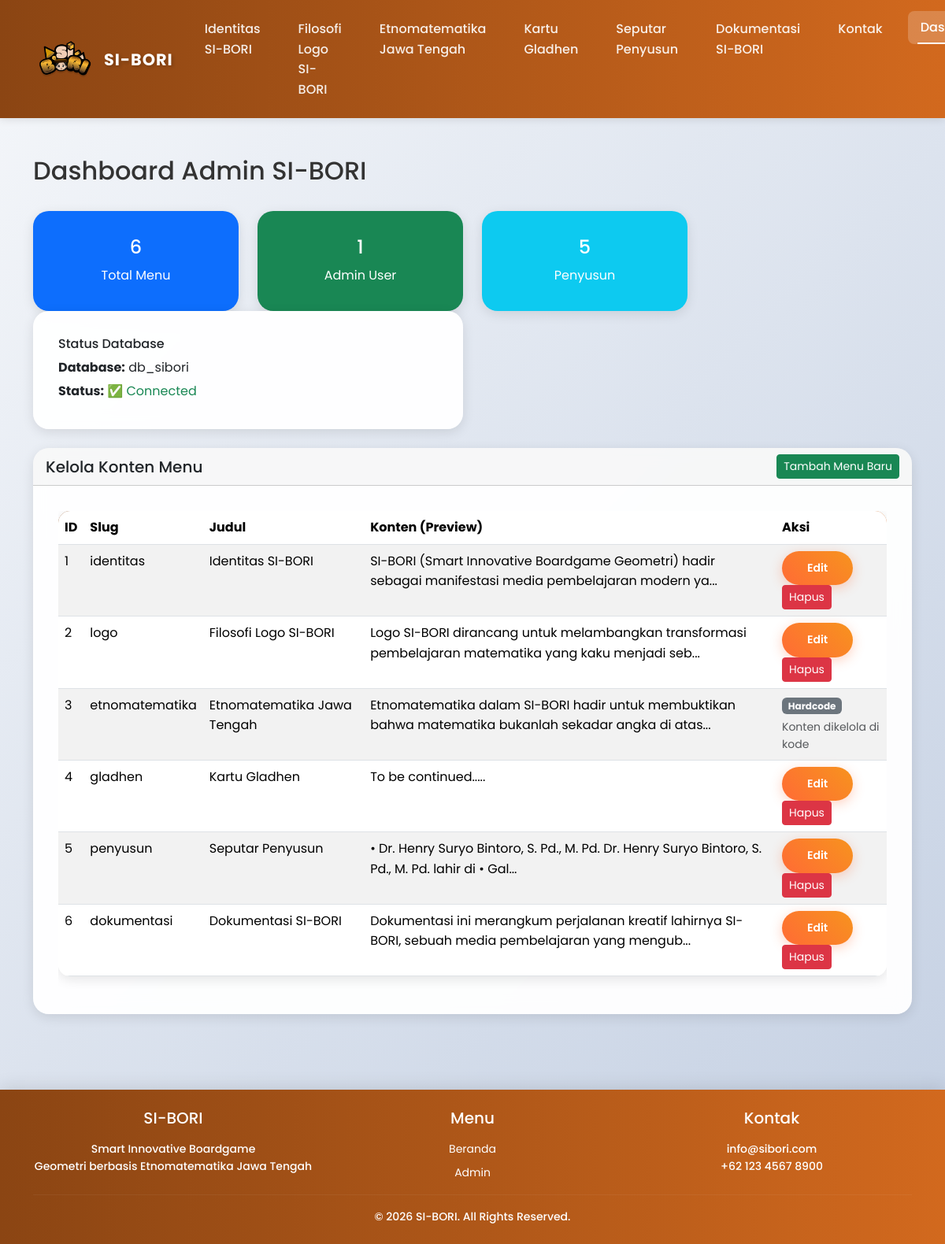
Screenshot of /admin/dashboard.php (signed in) with the database file from the repository.
### tables this page shows
CREATE TABLE `menu` (
  `id` int(11) NOT NULL,
  `slug` varchar(50) DEFAULT NULL,
  `judul` varchar(100) DEFAULT NULL,
  `konten` text DEFAULT NULL,
  `foto` text DEFAULT NULL
);

### admin/dashboard.php (the view, shortened to what this page needs)
<?php
include '../config/database.php';
?>
<!DOCTYPE html>
<html lang="id">
<head>
    <link href="https://cdn.jsdelivr.net/npm/bootstrap@5.3.2/dist/css/bootstrap.min.css" rel="stylesheet">
    <link href="../assets/css/style.css" rel="stylesheet">
</head>
<body>
    <?php include '../header.php'; ?>
    <div class="container py-5">
        <div class="d-flex justify-content-between align-items-center mb-4">
            <h2>Dashboard Admin SI-BORI</h2>
        </div>
        <?php
        $menu_count = $conn->query("SELECT COUNT(*) as count FROM menu")->fetch_assoc()['count'];
        $admin_count = $conn->query("SELECT COUNT(*) as count FROM admin")->fetch_assoc()['count'];
        $penyusun_count = $conn->query("SELECT COUNT(*) as count FROM penyusun")->fetch_assoc()['count'];
        ?>
        <div class="row mb-4">
            <div class="col-md-3">
                <div class="card bg-primary text-white">
                    <div class="card-body text-center">
                        <h4><?php echo $menu_count; ?></h4>
                        <p class="mb-0">Total Menu</p>
                    </div>
                </div>
            </div>
            <div class="col-md-3">
                <div class="card bg-success text-white">
                    <div class="card-body text-center">
                        <h4><?php echo $admin_count; ?></h4>
                        <p class="mb-0">Admin User</p>
                    </div>
                </div>
            </div>
            <div class="col-md-3">
                <div class="card bg-info text-white">
                    <div class="card-body text-center">
                        <h4><?php echo $penyusun_count; ?></h4>
                        <p class="mb-0">Penyusun</p>
                    </div>
                </div>
            </div>
            <div class="col-md-6">
                <div class="card">
                    <div class="card-body">
                        <h6>Status Database</h6>
                        <p class="mb-1"><strong>Database:</strong> db_sibori</p>
                        <p class="mb-1"><strong>Status:</strong>
                            <?php
                            if ($conn->connect_error) {
                                echo "<span class='text-danger'>❌ Error: " . $conn->connect_error . "</span>";
                            } else {
                                echo "<span class='text-success'>✅ Connected</span>";
                            }
                            ?>
                        </p>
                    </div>
                </div>
            </div>
        </div>
        <div class="card">
            <div class="card-header d-flex justify-content-between align-items-center">
                <h5 class="mb-0">Kelola Konten Menu</h5>
                <button type="button" class="btn btn-success btn-sm" data-bs-toggle="modal" data-bs-target="#addMenuModal">
                    <i class="fas fa-plus"></i> Tambah Menu Baru
                </button>
            </div>
            <div class="card-body">
                <div class="table-responsive">
                    <table class="table table-striped">
                        <thead>
                            <tr>
                                <th>ID</th>
                                <th>Slug</th>
                                <th>Judul</th>
                                <th>Konten (Preview)</th>
                                <th>Aksi</th>
                            </tr>
                        </thead>
                        <tbody>
                            <?php
                            $q = $conn->query("SELECT * FROM menu ORDER BY id");
                            if ($q && $q->num_rows > 0) {
                                while ($m = $q->fetch_assoc()) {
                                    $preview = substr(strip_tags($m['konten']), 0, 100) . '...';
                                    echo "<tr>
                                        <td>{$m['id']}</td>
                                        <td>{$m['slug']}</td>
                                        <td>{$m['judul']}</td>
                                        <td>{$preview}</td>
                                        <td>";
                                    if ($m['slug'] == 'etnomatematika') {
                                        echo "<span class='badge bg-secondary'>Hardcode</span>
                                              <small class='d-block text-muted mt-1'>Konten dikelola di kode</small>";
                                    } else {
                                        echo "<a href='edit.php?id={$m['id']}' class='btn btn-sm btn-primary'>Edit</a>
                                              <a href='dashboard.php?delete={$m['id']}' class='btn btn-sm btn-danger' onclick='return confirm(\"Yakin hapus?\")'>Hapus</a>";
                                    }
                                    echo "</td>
                                    </tr>";
                                }
                            }
                            ?>
                        </tbody>
                    </table>
                </div>
            </div>
        </div>
    </div>
    <?php include '../footer.php'; ?>
</body>
</html>

### header.php (shortened to what this page needs)
<?php
$isInSubfolder = (strpos($_SERVER['PHP_SELF'], '/menu/') !== false ||
                  strpos($_SERVER['PHP_SELF'], '/admin/') !== false);
$basePath = $isInSubfolder ? '../' : '';
?>
<nav class="navbar navbar-expand-lg navbar-dark navbar-sticky" style="background: linear-gradient(90deg, #8B4513, #D2691E) !important; padding: 1rem 0;">
    <div class="container">
        <a class="navbar-brand fw-bold d-flex align-items-center" href="<?php echo $basePath; ?>index.php" style="font-size: 1.3rem; letter-spacing: 1px;">
            <img src="<?php echo $basePath; ?>assets/img/LOGO SI-BORI.png"
                 alt="SI-BORI"
                 style="height: 80px;
                        width: auto;
                        margin-right: 10px;
                        padding: 5px;
                        border-radius: 8px;">
            <span>SI-BORI</span>
        </a>
        <div class="collapse navbar-collapse" id="navbarNav">
            <ul class="navbar-nav ms-auto">
                <?php
                $currentSlug = $_GET['slug'] ?? '';
                $menus = $conn->query("SELECT slug, judul FROM menu ORDER BY id");
                if ($menus && $menus->num_rows > 0) {
                    while ($menu = $menus->fetch_assoc()) {
                        $menuSlug = $menu['slug'];
                        $menuJudul = htmlspecialchars($menu['judul']);
                        $isActive = ($currentSlug === $menuSlug) ? 'active' : '';
                        $menuUrl = $basePath . 'menu/view_menu.php?slug=' . $menuSlug;
                        echo "<li class='nav-item'>
                                <a class='nav-link {$isActive}' href='{$menuUrl}'>
                                    {$menuJudul}
                                </a>
                              </li>";
                    }
                } else {
                    echo "<li class='nav-item'>
                            <a class='nav-link' href='{$basePath}index.php'>
                                <i class='fas fa-home'></i> Home
                            </a>
                          </li>";
                }
                ?>
                <li class='nav-item'>
                    <a class='nav-link' href='<?php echo $basePath; ?>contact.php'>
                        <i class='fas fa-envelope'></i> Kontak
                    </a>
                </li>
                <?php if (isset($_SESSION['admin'])): ?>
                <li class='nav-item'>
                    <a class='nav-link' href='<?php echo $basePath; ?>admin/dashboard.php'>
                        <i class='fas fa-tachometer-alt'></i> Dashboard
                    </a>
                </li>
                <?php endif; ?>
            </ul>
        </div>
    </div>
</nav>

### assets/css/style.css (style rules this page uses)
:root { --primary-color: #8B4513; --secondary-color: #D2691E; --accent-color: #FF6B35; --accent-light: #F7931E; --text-dark: #333; --text-light: #666; --bg-light: #f5f7fa; --bg-gradient: linear-gradient(135deg, #f5f7fa 0%, #c3cfe2 100%); --shadow-sm: 0 2px 10px rgba(0,0,0,0.1); --shadow-md: 0 4px 15px rgba(0,0,0,0.1); --shadow-lg: 0 8px 25px rgba(0,0,0,0.15); --transition: all 0.3s ease; }
* { margin: 0; padding: 0; box-sizing: border-box; }
body { background: var(--bg-gradient); font-family: 'Poppins', 'Segoe UI', Tahoma, Geneva, Verdana, sans-serif; color: var(--text-dark); line-height: 1.6; overflow-x: hidden; padding-top: 0; }
html { scroll-behavior: smooth; }
.navbar { background: linear-gradient(90deg, var(--primary-color), var(--secondary-color)) !important; box-shadow: var(--shadow-sm); padding: 1rem 0; transition: var(--transition); }
.navbar-brand { font-weight: 700; font-size: 1.5rem; letter-spacing: 1px; text-shadow: 2px 2px 4px rgba(0,0,0,0.2); }
.navbar-nav .nav-link { color: rgba(255,255,255,0.9) !important; font-weight: 500; margin: 0 0.5rem; padding: 0.5rem 1rem !important; border-radius: 8px; transition: var(--transition); }
.navbar-nav .nav-link:hover, .navbar-nav .nav-link.active { background: rgba(255,255,255,0.2); color: white !important; transform: translateY(-2px); }
.card { border: none; border-radius: 20px; box-shadow: var(--shadow-md); transition: var(--transition); background: rgba(255,255,255,0.95); backdrop-filter: blur(10px); overflow: hidden; position: relative; }
.card::before { content: ''; position: absolute; top: 0; left: 0; right: 0; height: 5px; background: linear-gradient(90deg, var(--accent-color), var(--accent-light)); transform: scaleX(0); transform-origin: left; transition: transform 0.3s ease; }
.card-body { padding: 2rem; }
.btn-primary { background: linear-gradient(45deg, var(--accent-color), var(--accent-light)); border: none; border-radius: 25px; padding: 0.7rem 2rem; font-weight: 600; transition: var(--transition); box-shadow: 0 4px 15px rgba(255, 107, 53, 0.3); }
.table { background: white; border-radius: 15px; overflow: hidden; box-shadow: var(--shadow-md); }
.table thead { background: linear-gradient(90deg, var(--primary-color), var(--secondary-color)); color: white; }
.table-striped tbody tr:nth-of-type(odd) { background-color: rgba(139, 69, 19, 0.05); }

### header.php (style rules this page uses)
.navbar-sticky { position: fixed; top: 0; left: 0; right: 0; z-index: 1030; transition: all 0.3s ease; box-shadow: 0 2px 10px rgba(0,0,0,0.1); }
body { padding-top: 150px; }
.navbar-brand { transition: all 0.3s ease; }
.navbar-nav .nav-link { position: relative; transition: all 0.3s ease; }
.navbar-nav .nav-link::after { content: ''; position: absolute; bottom: 0; left: 50%; width: 0; height: 2px; background: white; transition: all 0.3s ease; transform: translateX(-50%); }
.navbar-nav .nav-link:hover::after, .navbar-nav .nav-link.active::after { width: 80%; }

### rows the page displays
menu: judul "Identitas SI-BORI", id "1", slug "identitas", konten "SI-BORI (Smart Innovative Boardgame Geometri) hadir sebagai manifestasi media pembelajaran modern ya..."
menu: judul "Filosofi Logo SI-BORI", id "2", slug "logo", konten "Logo SI-BORI dirancang untuk melambangkan transformasi pembelajaran matematika yang kaku menjadi seb..."
menu: judul "Etnomatematika Jawa Tengah", id "3", slug "etnomatematika", konten "Etnomatematika dalam SI-BORI hadir untuk membuktikan bahwa matematika bukanlah sekadar angka di atas...", shows "Hardcode"
menu: judul "Kartu Gladhen", id "4", slug "gladhen", konten "To be continued....."
menu: judul "Seputar Penyusun", id "5", slug "penyusun", konten "• Dr. Henry Suryo Bintoro, S. Pd., M. Pd. Dr. Henry Suryo Bintoro, S. Pd., M. Pd. lahir di • Gal..."
menu: judul "Dokumentasi SI-BORI", id "6", slug "dokumentasi", konten "Dokumentasi ini merangkum perjalanan kreatif lahirnya SI-BORI, sebuah media pembelajaran yang mengub..."

### other values shown
$menu_count "6"
$admin_count "1"
$penyusun_count "5"
